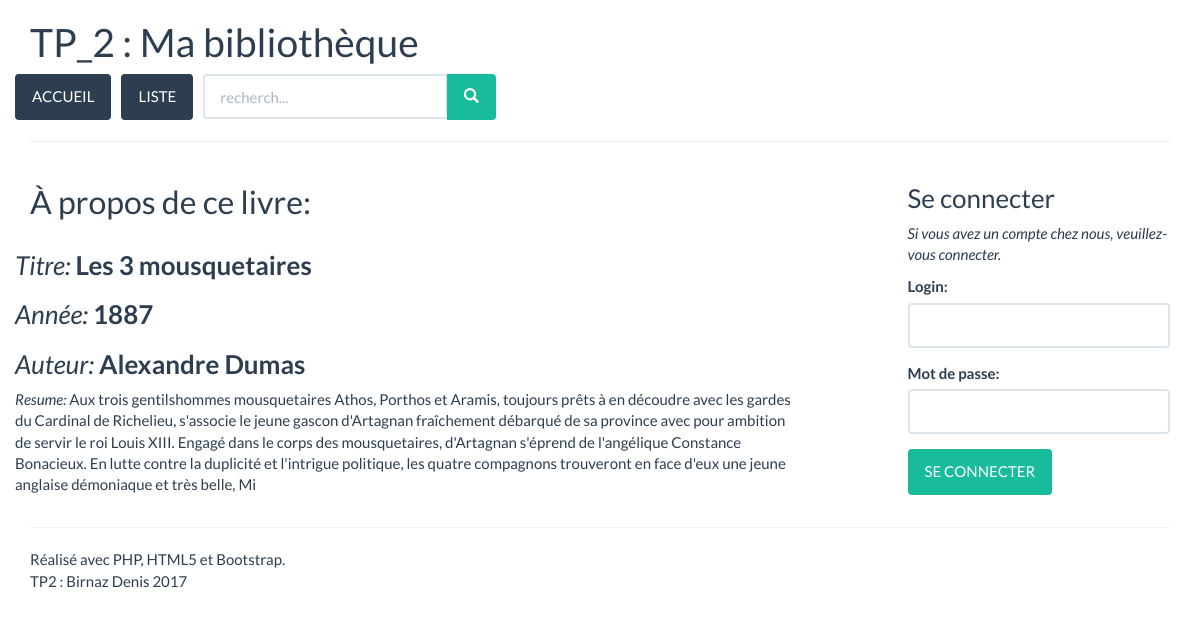
Screenshot of /index.php?controler=livre&id=4 with the database file from the repository.
### tables this page shows
CREATE TABLE IF NOT EXISTS `livre` (
  `id_livre` int(11) NOT NULL AUTO_INCREMENT,
  `titre` varchar(25) NOT NULL,
  `annee` int(4) NOT NULL,
  `resume` text,
  `auteur_livre` int(11) NOT NULL,
  PRIMARY KEY (`id_livre`),
  KEY `auteur_livre` (`auteur_livre`)
);

CREATE TABLE IF NOT EXISTS `auteur` (
  `id_auteur` int(11) NOT NULL AUTO_INCREMENT,
  `nom_auteur` varchar(50) NOT NULL,
  PRIMARY KEY (`id_auteur`),
  UNIQUE KEY `nom_auteur` (`nom_auteur`)
);

### controleurs/controleurlivre.class.php (called while the page is built, shortened)
<?php
class ControleurLivre{
	function livreAffiche($id) {
		$oListe = new Livre();
		$liste = $oListe->getLivreID($id);
		$comms = $oListe->getCommentairesLivreID($id);
		$vueLivre = new Vue('Livre');
		$vueLivre->generer(array('livre'=>$liste[0], 'comms'=>$comms));
	}
}

### index.php (called while the page is built, shortened)
<?php
$controleur = new Controleur();
$controleur->routerRequete();
?>

### lib/singletonpdo.class.php (called while the page is built, shortened)
<?php
class SingletonPDO {
    private $PDOInstance = null;
    private static $instance = null;
    private function __construct(){
        $this->PDOInstance = new PDO('mysql:host='. self::DB_SERVEUR .';dbname='. self::DB_NOM, self::DB_LOGIN, self::DB_PASSWORD, array(PDO::MYSQL_ATTR_INIT_COMMAND => 'SET NAMES \'UTF8\''));
    }
    static function getInstance(){
        if(is_null(self::$instance)){
            self::$instance = new SingletonPDO();
        }
        return self::$instance;
    }
    function __call($name, $arguments){
        return $this->PDOInstance->{$name}(implode(',', $arguments));
    }
}

### modeles/livre.class.php (called while the page is built, shortened)
<?php
class Livre {
	function getLivreID($id) {
		$bdd = SingletonPDO::getInstance();
		$livre = $bdd->prepare('
			SELECT id_livre, titre, annee, resume, auteur_livre, nom_auteur
			FROM livre
			JOIN auteur ON auteur_livre = id_auteur
			WHERE id_livre = :id');
		$livre->bindParam(':id', $id);
		$livre->execute();
		return $livre->fetchAll(PDO::FETCH_ASSOC);
	}
}

### vues/vLivre.php (the view, shortened to what this page needs)
<h2>À propos de ce livre:</h2>
	<div class="row">
		<div>
			<h3><i>Titre:</i> <b><?= $livre['titre'] ?></b></h3>
		</div>
		<div>
			<h3><i>Année:</i> <b><?= $livre['annee'] ?></b></h3>
		</div>
		<div>
			<h3><i>Auteur:</i> <b><?= $livre['nom_auteur'] ?></b></h3>
		</div>
		<div>
			<p><i>Resume:</i> <?= $livre['resume'] ?></p>
		</div>
	</div>

### rows the page displays
livre: titre "Les 3 mousquetaires", annee "1887", auteur.nom_auteur "Alexandre Dumas", resume "Aux trois gentilshommes mousquetaires Athos, Porthos et Aramis, toujours prêts à en découdre avec les gardes du Cardinal de Richelieu, s'associe le jeune gascon d'Artagnan fraîchement débarqué de sa province avec pour ambition de servir le roi Louis XIII. Engagé dans le corps des mousquetaires, d'Artagnan s'éprend de l'angélique Constance Bonacieux. En lutte contre la duplicité et l'intrigue politique, les quatre compagnons trouveront en face d'eux une jeune anglaise démoniaque et très belle, Mi"
